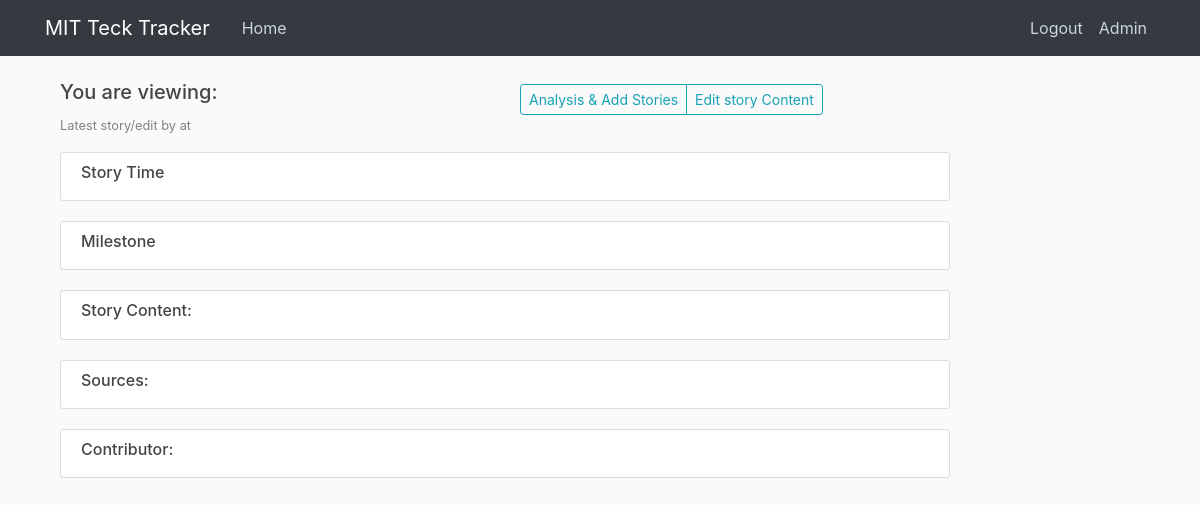
/view_log/5 (signed in), run on an earlier commit of the app's database.
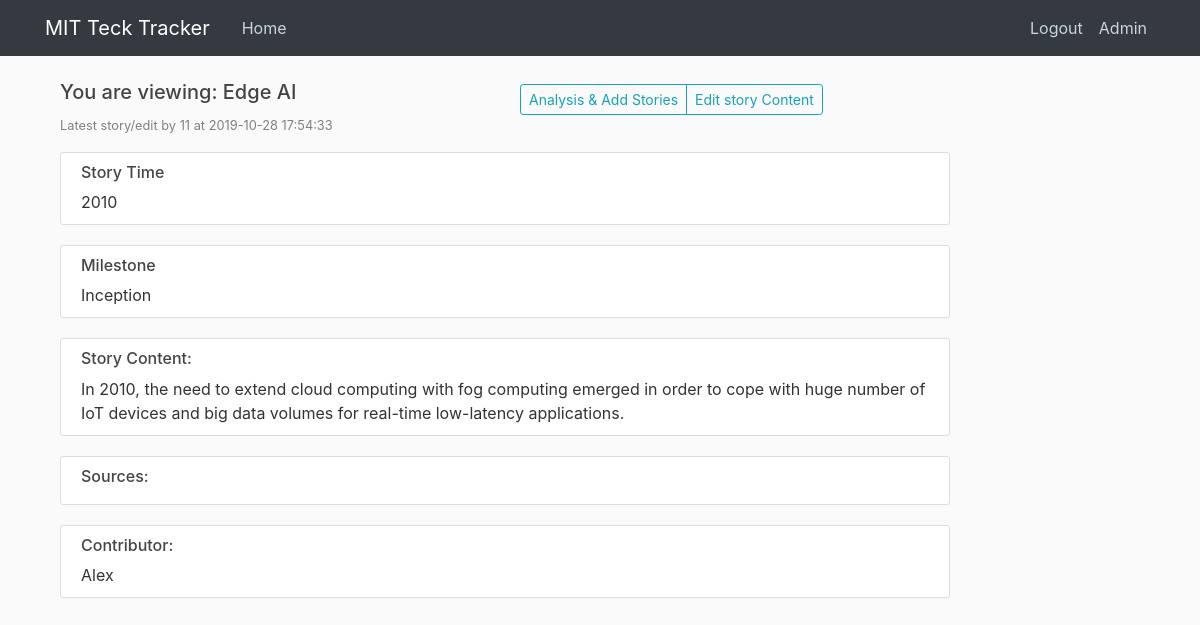
And on a later commit of the database.
### tables this page shows
CREATE TABLE tech_story_log (
  log_s_id integer PRIMARY KEY autoincrement,
  contributor integer NOT NULL,
  contribute_time timestamp without time zone NOT NULL,
  tech_name text NOT NULL,
  story_year integer NOT NULL,
  story_date text,
  story_content text NOT NULL,
  milestone text NOT NULL,
  sources text,
  change_committed timestamp without time zone
);

CREATE TABLE users (
  user_id integer PRIMARY KEY autoincrement, -- SERIAL PRIMARY KEY,
  username text,
  email text NOT NULL,
  password text NOT NULL,
  can_scout boolean DEFAULT True,
  can_analyse boolean DEFAULT True,
  can_edit boolean DEFAULT False,
  admin boolean DEFAULT False
);

### app.py (the view)
@app.route("/view_log/<log_s_id>", methods = ['GET', 'POST'])
@app.route("/view_log/<log_s_id>/<mode>", methods = ['GET', 'POST'])
def view_log(log_s_id, mode = 'analytics'):
    user = get_current_user()
    if not user:
        return redirect(url_for('login'))
    if user['can_analyse'] == 0:
        flash('No access to TechAnalytics. Please contact administrators', 'danger')
        return redirect(url_for('home'))
    db = get_db()
    story_cur = db.execute('''
                            select *, datetime(contribute_time,'unixepoch') contribute_time_dt
                            from tech_story_log tsl join users
                            on contributor = user_id
                            where log_s_id = ?
                            ''', [log_s_id])
    story = story_cur.fetchone()
    return render_template('view_log.html', title='View Tech Story', user = user, story = story, mode=mode)

### app.py (called while the page is built)
def get_current_user():
    user_result = None
    if 'user' in session:
        user_email = session['user']
        db = get_db()
        user_cur = db.execute('select user_id, email, password, can_scout, can_analyse, can_edit, admin from users where email = ?', [user_email])
        user_result = user_cur.fetchone()
    return user_result

### dbTest.py (called while the page is built)
def connect_db(RowMode=True):
    sql = sqlite3.connect(dbpath)
    if RowMode:
        sql.row_factory = sqlite3.Row
    else:
        sql.row_factory = lambda cursor, row: row[0]
    return sql

def get_db():
    if not hasattr(g, 'sqlite3_db'):
        g.sqlite_db = connect_db()
    return g.sqlite_db

### templates/view_log.html (shortened to what this page needs)
{% extends "layout.html" %}
{% from "show_links.html" import show_links %}
{% block nav %}
{{ show_links(user) }}
{% endblock %}
{% block content %}
<div div class="col-lg-12">
  <div class = "row">
    <div class = "col">
      <h5>You are viewing: {{ story['tech_name']}} </h5>
      <p><small><font color="grey">Latest story/edit by {{ story['contributor'] }} at {{ story['contribute_time_dt'] }}</font></small></p>
    </div>
    <div class = "col">
      <div class="btn-group btn-group-sm pull-right mt-1" role="group">
        {% if mode == 'edit' %}
          <a href="{{ url_for('commit_story', log_s_id = story['log_s_id']) }}" role="button"  class="btn {% if user['admin'] == 0 %}  btn-outline-secondary disabled {% else %} btn-outline-info {% endif %}">Commit to the main database</a>
        {% else %}
          <a href="{{ url_for('tech_analytics', tech=story['tech_name']) }}" role="button"  class="btn btn-outline-info ">Analysis & Add Stories</a>
        {% endif %}
        <a href="{{ url_for('edit_log', log_s_id=story['log_s_id']) }}" role="button"  class="btn  {% if user['can_edit'] == 0 %}  btn-outline-secondary disabled {% else %} btn-outline-info {% endif %} pull-right">Edit story Content</a>
      </div>
    </div>
  </div>
    <div class = "content-section">
      <h6>Story Time</h6>
      {{ story['story_year']}} {% if story['story_date'] %} story['story_date'] {% endif %}
    </div>
    <div class = "content-section">
    <h6>Milestone</h6>
      {% if story['milestone'] != 'None' %}  {{ story['milestone'] }} {% else %} This is a non-milestone story {% endif %}
    </div>
    <div class = "content-section">
    <h6>Story Content: </h6>
      {{ story['story_content']}}
    </div>
    <div class = "content-section">
    <h6>Sources: </h6>
    </div>
    <div class = "content-section">
    <h6>Contributor: </h6>
      {{ story['username'] }}
    </div>
</div>
{% endblock content %}

What changed in the data, as far as the page shows it:
added tech_story_log: tech_name "Edge AI", contributor "11", story_year "2010", milestone "Inception", story_content "In 2010, the need to extend cloud computing with fog computing emerged in order to cope with huge number of IoT devices and big data volumes for real-time low-latency applications."
now on this page (row unchanged): users: username "Alex"
Also different on the page:
{{ story['contribute_time_dt'] }}: (not shown) → "2019-10-28 17:54:33"
